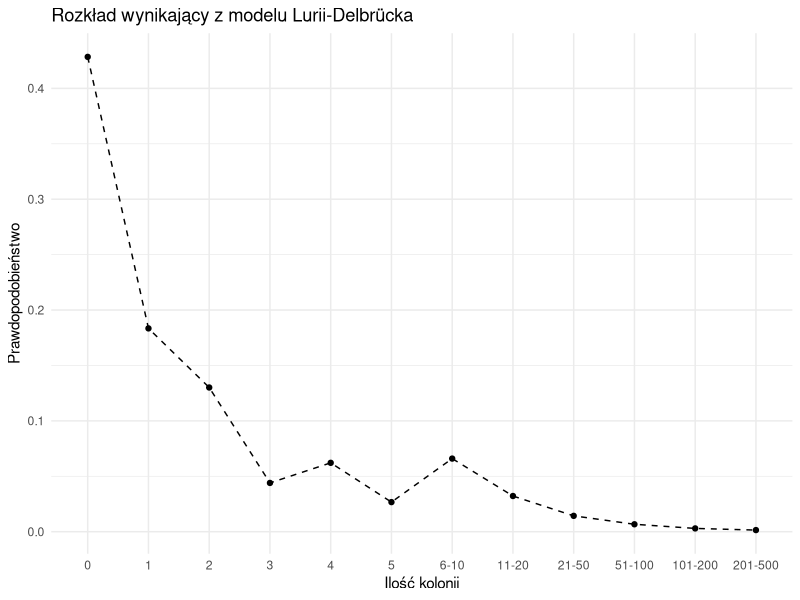

The R source for this figure:
## ---- chunk 1
library(ggplot2)
symulacja_hodowli <- function(N_wild, N_mutant, alfa_g, g) {
  i_resistance = NA
  for (i in 1:g) {
    N_wild = N_wild * 2
    N_mutant = N_mutant * 2
    
    l = rpois(1, N_wild*alfa_g)
    N_wild = N_wild - l
    N_mutant = N_mutant + l
    
    if(is.na(i_resistance) & N_mutant > 0) {
      i_resistance = i
    }
  }
  if(is.na(i_resistance)) {
    i_resistance = g + 1
  }
  return(c(m=N_mutant, gained_res=i_resistance))
}

COLONIES_COUNT = 30000
C = COLONIES_COUNT

m_vals = c()


for (i in 1:C) {
  m_vals <- append(m_vals, 
                   symulacja_hodowli(200, 0, 1*10^(-9), 21)["m"])
}

previous_max = -1
breaks=c(0,1,2,3,4,5,10,20,50,100,200,500)

counts = c()
ranges = c()

counts_pois = c()

for (b in breaks) {
  
  counts = append(counts, length(m_vals[m_vals > previous_max & m_vals <=b]))
  if(b - previous_max == 1) {
    ranges = append(ranges, sprintf("%i", b))
  } else {
    ranges = append(ranges, sprintf("%i-%i", previous_max+1, b))
  }
  
  previous_max = b
  
}
mock_group = seq.int(1,1,length.out = length(ranges))

ranges <- factor(ranges,levels = ranges)
counts <- data.frame(probability = counts / C, 
                     range_vals = ranges)

ggplot(counts, aes(x=range_vals, group=mock_group)) + 
  geom_point(mapping = aes(y=probability)) +
  geom_line(linetype = "dashed", mapping = aes(y=probability)) +
  theme_minimal() +
  labs(title="Rozkład wynikający z modelu Lurii-Delbrücka") +
  xlab("Ilość kolonii") +
  ylab("Prawdopodobieństwo")

